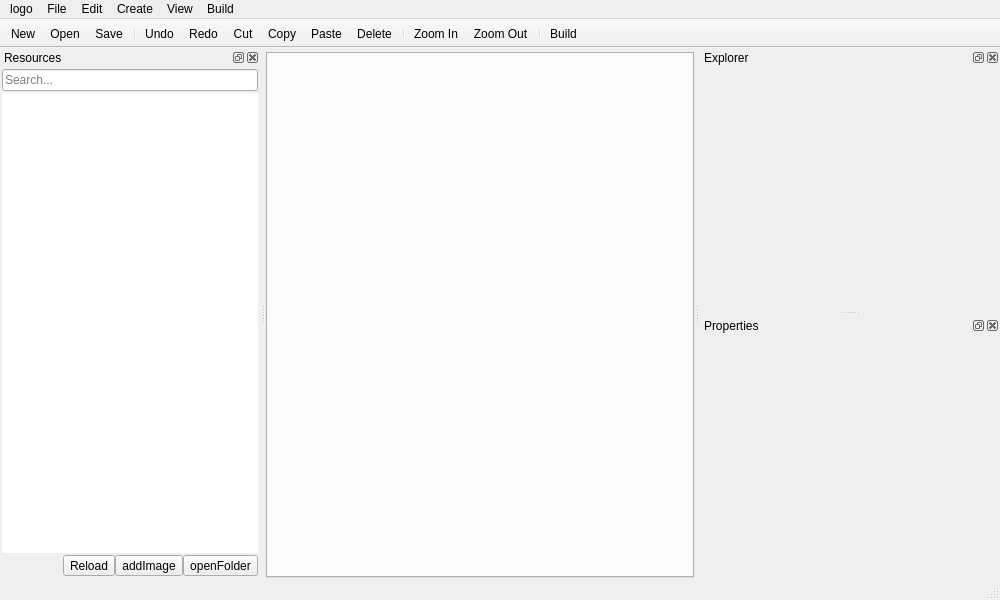
<?xml version="1.0" encoding="UTF-8"?>
<ui version="4.0">
 <class>MainWindow</class>
 <widget class="QMainWindow" name="MainWindow">
  <property name="geometry">
   <rect>
    <x>0</x>
    <y>0</y>
    <width>1000</width>
    <height>600</height>
   </rect>
  </property>
  <property name="sizePolicy">
   <sizepolicy hsizetype="Preferred" vsizetype="Maximum">
    <horstretch>0</horstretch>
    <verstretch>0</verstretch>
   </sizepolicy>
  </property>
  <property name="minimumSize">
   <size>
    <width>1000</width>
    <height>600</height>
   </size>
  </property>
  <property name="windowTitle">
   <string>Mi Create</string>
  </property>
  <property name="windowIcon">
   <iconset resource="resources/icons.qrc">
    <normaloff>:/Images/MiCreate48x48.png</normaloff>:/Images/MiCreate48x48.png</iconset>
  </property>
  <property name="animated">
   <bool>true</bool>
  </property>
  <property name="documentMode">
   <bool>false</bool>
  </property>
  <property name="tabShape">
   <enum>QTabWidget::Rounded</enum>
  </property>
  <widget class="QWidget" name="centralwidget">
   <property name="sizePolicy">
    <sizepolicy hsizetype="Minimum" vsizetype="Minimum">
     <horstretch>0</horstretch>
     <verstretch>0</verstretch>
    </sizepolicy>
   </property>
   <property name="minimumSize">
    <size>
     <width>200</width>
     <height>0</height>
    </size>
   </property>
   <layout class="QGridLayout" name="gridLayout_2">
    <property name="leftMargin">
     <number>0</number>
    </property>
    <property name="topMargin">
     <number>4</number>
    </property>
    <property name="rightMargin">
     <number>0</number>
    </property>
    <property name="bottomMargin">
     <number>0</number>
    </property>
    <property name="spacing">
     <number>0</number>
    </property>
    <item row="0" column="0">
     <widget class="QTabWidget" name="workspace">
      <property name="currentIndex">
       <number>-1</number>
      </property>
      <property name="documentMode">
       <bool>false</bool>
      </property>
      <property name="tabsClosable">
       <bool>true</bool>
      </property>
      <property name="movable">
       <bool>true</bool>
      </property>
      <property name="tabBarAutoHide">
       <bool>false</bool>
      </property>
     </widget>
    </item>
   </layout>
  </widget>
  <widget class="QMenuBar" name="menubar">
   <property name="geometry">
    <rect>
     <x>0</x>
     <y>0</y>
     <width>1000</width>
     <height>22</height>
    </rect>
   </property>
   <property name="contextMenuPolicy">
    <enum>Qt::NoContextMenu</enum>
   </property>
   <widget class="QMenu" name="menuFile">
    <property name="title">
     <string>File</string>
    </property>
    <addaction name="actionNewFile"/>
    <addaction name="actionOpenFile"/>
    <addaction name="separator"/>
    <addaction name="actionSave"/>
    <addaction name="separator"/>
    <addaction name="actionManage_Project"/>
    <addaction name="actionClose_Project"/>
   </widget>
   <widget class="QMenu" name="menuView">
    <property name="title">
     <string>View</string>
    </property>
    <widget class="QMenu" name="menuZoom">
     <property name="title">
      <string>Zoom</string>
     </property>
     <addaction name="actionZoom_In"/>
     <addaction name="actionZoom_Out"/>
    </widget>
    <addaction name="actionToggleExplorer"/>
    <addaction name="actionToggleProperties"/>
    <addaction name="actionToggleResources"/>
    <addaction name="separator"/>
    <addaction name="actionToggleToolbar"/>
    <addaction name="separator"/>
    <addaction name="menuZoom"/>
    <addaction name="separator"/>
    <addaction name="actionFull_Screen"/>
   </widget>
   <widget class="QMenu" name="menuEdit">
    <property name="title">
     <string>Edit</string>
    </property>
    <widget class="QMenu" name="menuLayers">
     <property name="title">
      <string>Layers</string>
     </property>
     <addaction name="actionBring_to_Front"/>
     <addaction name="actionBring_Forwards"/>
     <addaction name="separator"/>
     <addaction name="actionSend_to_Back"/>
     <addaction name="actionSend_Backwards"/>
    </widget>
    <addaction name="actionUndo"/>
    <addaction name="actionRedo"/>
    <addaction name="separator"/>
    <addaction name="actionCut"/>
    <addaction name="actionCopy"/>
    <addaction name="actionPaste"/>
    <addaction name="separator"/>
    <addaction name="menuLayers"/>
    <addaction name="separator"/>
    <addaction name="actionProject_XML_File"/>
    <addaction name="separator"/>
    <addaction name="actionPreferences"/>
   </widget>
   <widget class="QMenu" name="menuBuild">
    <property name="title">
     <string>Build</string>
    </property>
    <addaction name="actionBuild"/>
   </widget>
   <widget class="QMenu" name="menuInsert">
    <property name="tearOffEnabled">
     <bool>false</bool>
    </property>
    <property name="title">
     <string>Create</string>
    </property>
    <addaction name="actionImage"/>
    <addaction name="actionImage_List"/>
    <addaction name="separator"/>
    <addaction name="actionDigital_Number"/>
    <addaction name="actionAnalog_Display"/>
    <addaction name="actionArc_Progress"/>
   </widget>
   <widget class="QMenu" name="menuLogo">
    <property name="title">
     <string>logo</string>
    </property>
    <property name="icon">
     <iconset theme="application-logo"/>
    </property>
    <widget class="QMenu" name="menuAbout">
     <property name="title">
      <string>About</string>
     </property>
     <addaction name="actionAbout_MiFaceStudio"/>
     <addaction name="actionAbout_Qt"/>
    </widget>
    <addaction name="actionDocumentation"/>
    <addaction name="menuAbout"/>
    <addaction name="separator"/>
    <addaction name="actionWelcome"/>
    <addaction name="separator"/>
    <addaction name="actionExit"/>
   </widget>
   <addaction name="menuLogo"/>
   <addaction name="menuFile"/>
   <addaction name="menuEdit"/>
   <addaction name="menuInsert"/>
   <addaction name="menuView"/>
   <addaction name="menuBuild"/>
  </widget>
  <widget class="QDockWidget" name="explorerWidget">
   <property name="minimumSize">
    <size>
     <width>300</width>
     <height>150</height>
    </size>
   </property>
   <property name="styleSheet">
    <string notr="true"/>
   </property>
   <property name="windowTitle">
    <string>Explorer</string>
   </property>
   <attribute name="dockWidgetArea">
    <number>2</number>
   </attribute>
   <widget class="QWidget" name="dockWidgetContents">
    <layout class="QVBoxLayout" name="verticalLayout">
     <property name="spacing">
      <number>0</number>
     </property>
     <property name="leftMargin">
      <number>2</number>
     </property>
     <property name="topMargin">
      <number>2</number>
     </property>
     <property name="rightMargin">
      <number>2</number>
     </property>
     <property name="bottomMargin">
      <number>2</number>
     </property>
    </layout>
   </widget>
  </widget>
  <widget class="QDockWidget" name="propertiesWidget">
   <property name="sizePolicy">
    <sizepolicy hsizetype="Preferred" vsizetype="Preferred">
     <horstretch>0</horstretch>
     <verstretch>0</verstretch>
    </sizepolicy>
   </property>
   <property name="minimumSize">
    <size>
     <width>300</width>
     <height>150</height>
    </size>
   </property>
   <property name="styleSheet">
    <string notr="true"/>
   </property>
   <property name="windowTitle">
    <string>Properties</string>
   </property>
   <attribute name="dockWidgetArea">
    <number>2</number>
   </attribute>
   <widget class="QWidget" name="dockWidgetContents_2">
    <layout class="QGridLayout" name="gridLayout"/>
   </widget>
  </widget>
  <widget class="QStatusBar" name="statusBar"/>
  <widget class="QDockWidget" name="resourcesWidget">
   <property name="minimumSize">
    <size>
     <width>204</width>
     <height>262</height>
    </size>
   </property>
   <property name="windowTitle">
    <string>Resources</string>
   </property>
   <attribute name="dockWidgetArea">
    <number>1</number>
   </attribute>
   <widget class="QWidget" name="dockWidgetContents_3">
    <layout class="QGridLayout" name="gridLayout_3">
     <property name="leftMargin">
      <number>2</number>
     </property>
     <property name="topMargin">
      <number>2</number>
     </property>
     <property name="rightMargin">
      <number>2</number>
     </property>
     <property name="bottomMargin">
      <number>2</number>
     </property>
     <property name="horizontalSpacing">
      <number>0</number>
     </property>
     <property name="verticalSpacing">
      <number>2</number>
     </property>
     <item row="2" column="4">
      <widget class="QToolButton" name="reloadResource">
       <property name="text">
        <string>Reload</string>
       </property>
       <property name="icon">
        <iconset theme="view-refresh"/>
       </property>
       <property name="iconSize">
        <size>
         <width>16</width>
         <height>16</height>
        </size>
       </property>
      </widget>
     </item>
     <item row="2" column="6">
      <widget class="QToolButton" name="openResourceFolder">
       <property name="text">
        <string>openFolder</string>
       </property>
       <property name="icon">
        <iconset theme="folder"/>
       </property>
       <property name="iconSize">
        <size>
         <width>16</width>
         <height>16</height>
        </size>
       </property>
      </widget>
     </item>
     <item row="0" column="0" colspan="7">
      <widget class="QLineEdit" name="resourceSearch">
       <property name="inputMask">
        <string/>
       </property>
       <property name="text">
        <string/>
       </property>
       <property name="echoMode">
        <enum>QLineEdit::Normal</enum>
       </property>
       <property name="placeholderText">
        <string>Search...</string>
       </property>
       <property name="clearButtonEnabled">
        <bool>true</bool>
       </property>
      </widget>
     </item>
     <item row="1" column="0" colspan="7">
      <widget class="QListWidget" name="resourceList">
       <property name="frameShape">
        <enum>QFrame::NoFrame</enum>
       </property>
       <property name="showDropIndicator" stdset="0">
        <bool>false</bool>
       </property>
       <property name="dragEnabled">
        <bool>true</bool>
       </property>
       <property name="iconSize">
        <size>
         <width>64</width>
         <height>64</height>
        </size>
       </property>
       <property name="verticalScrollMode">
        <enum>QAbstractItemView::ScrollPerPixel</enum>
       </property>
       <property name="horizontalScrollMode">
        <enum>QAbstractItemView::ScrollPerPixel</enum>
       </property>
       <property name="flow">
        <enum>QListView::TopToBottom</enum>
       </property>
       <property name="isWrapping" stdset="0">
        <bool>false</bool>
       </property>
       <property name="resizeMode">
        <enum>QListView::Adjust</enum>
       </property>
       <property name="viewMode">
        <enum>QListView::ListMode</enum>
       </property>
       <property name="uniformItemSizes">
        <bool>false</bool>
       </property>
       <property name="wordWrap">
        <bool>true</bool>
       </property>
      </widget>
     </item>
     <item row="2" column="5">
      <widget class="QToolButton" name="addResource">
       <property name="text">
        <string>addImage</string>
       </property>
       <property name="icon">
        <iconset theme="insert-image"/>
       </property>
       <property name="iconSize">
        <size>
         <width>16</width>
         <height>16</height>
        </size>
       </property>
      </widget>
     </item>
    </layout>
   </widget>
  </widget>
  <widget class="QToolBar" name="toolBar">
   <property name="windowTitle">
    <string>toolBar</string>
   </property>
   <property name="movable">
    <bool>false</bool>
   </property>
   <property name="iconSize">
    <size>
     <width>16</width>
     <height>16</height>
    </size>
   </property>
   <property name="floatable">
    <bool>true</bool>
   </property>
   <attribute name="toolBarArea">
    <enum>TopToolBarArea</enum>
   </attribute>
   <attribute name="toolBarBreak">
    <bool>false</bool>
   </attribute>
   <addaction name="actionNewFile"/>
   <addaction name="actionOpenFile"/>
   <addaction name="actionSave"/>
   <addaction name="separator"/>
   <addaction name="actionUndo"/>
   <addaction name="actionRedo"/>
   <addaction name="actionCut"/>
   <addaction name="actionCopy"/>
   <addaction name="actionPaste"/>
   <addaction name="actionDelete"/>
   <addaction name="separator"/>
   <addaction name="actionZoom_In"/>
   <addaction name="actionZoom_Out"/>
   <addaction name="separator"/>
   <addaction name="actionBuild"/>
  </widget>
  <action name="actionSave">
   <property name="icon">
    <iconset theme="document-save"/>
   </property>
   <property name="text">
    <string>Save...</string>
   </property>
   <property name="shortcut">
    <string>Ctrl+S</string>
   </property>
  </action>
  <action name="actionAbout_MiFaceStudio">
   <property name="text">
    <string>About Mi Create</string>
   </property>
  </action>
  <action name="actionPreferences">
   <property name="icon">
    <iconset theme="preferences-system"/>
   </property>
   <property name="text">
    <string>Settings</string>
   </property>
   <property name="shortcut">
    <string>Ctrl+,</string>
   </property>
  </action>
  <action name="actionBuild">
   <property name="icon">
    <iconset theme="project-build"/>
   </property>
   <property name="text">
    <string>Build...</string>
   </property>
   <property name="toolTip">
    <string>Build</string>
   </property>
   <property name="shortcut">
    <string>Ctrl+K</string>
   </property>
  </action>
  <action name="actionToggleExplorer">
   <property name="checkable">
    <bool>true</bool>
   </property>
   <property name="checked">
    <bool>true</bool>
   </property>
   <property name="text">
    <string>Explorer</string>
   </property>
  </action>
  <action name="actionToggleProperties">
   <property name="checkable">
    <bool>true</bool>
   </property>
   <property name="checked">
    <bool>true</bool>
   </property>
   <property name="text">
    <string>Properties</string>
   </property>
  </action>
  <action name="actionExit">
   <property name="text">
    <string>Exit</string>
   </property>
  </action>
  <action name="actionEdit">
   <property name="checkable">
    <bool>true</bool>
   </property>
   <property name="checked">
    <bool>true</bool>
   </property>
   <property name="text">
    <string>Edit</string>
   </property>
  </action>
  <action name="actionFile">
   <property name="checkable">
    <bool>true</bool>
   </property>
   <property name="checked">
    <bool>true</bool>
   </property>
   <property name="text">
    <string>File</string>
   </property>
  </action>
  <action name="actionLayout">
   <property name="checkable">
    <bool>true</bool>
   </property>
   <property name="checked">
    <bool>true</bool>
   </property>
   <property name="text">
    <string>Layout</string>
   </property>
  </action>
  <action name="actionNewFile">
   <property name="icon">
    <iconset theme="document-new"/>
   </property>
   <property name="text">
    <string>New...</string>
   </property>
   <property name="toolTip">
    <string>New File</string>
   </property>
   <property name="shortcut">
    <string>Ctrl+N</string>
   </property>
  </action>
  <action name="actionOpenFile">
   <property name="icon">
    <iconset theme="document-open"/>
   </property>
   <property name="text">
    <string>Open...</string>
   </property>
   <property name="toolTip">
    <string>Open File</string>
   </property>
   <property name="shortcut">
    <string>Ctrl+O</string>
   </property>
  </action>
  <action name="actionUndo">
   <property name="icon">
    <iconset theme="edit-undo"/>
   </property>
   <property name="text">
    <string>Undo</string>
   </property>
   <property name="shortcut">
    <string>Ctrl+Z</string>
   </property>
   <property name="menuRole">
    <enum>QAction::NoRole</enum>
   </property>
  </action>
  <action name="actionRedo">
   <property name="icon">
    <iconset theme="edit-redo"/>
   </property>
   <property name="text">
    <string>Redo</string>
   </property>
   <property name="shortcut">
    <string>Ctrl+Y</string>
   </property>
   <property name="menuRole">
    <enum>QAction::NoRole</enum>
   </property>
  </action>
  <action name="actionAbout_Qt">
   <property name="text">
    <string>About Qt</string>
   </property>
  </action>
  <action name="actionThirdPartyNotice">
   <property name="text">
    <string>Third Party Notices</string>
   </property>
  </action>
  <action name="actionUnpack">
   <property name="icon">
    <iconset>
     <normaloff>:/Dark/package-open.png</normaloff>:/Dark/package-open.png</iconset>
   </property>
   <property name="text">
    <string>Unpack...</string>
   </property>
  </action>
  <action name="actionCut">
   <property name="icon">
    <iconset theme="edit-cut"/>
   </property>
   <property name="text">
    <string>Cut</string>
   </property>
   <property name="shortcut">
    <string>Ctrl+X</string>
   </property>
  </action>
  <action name="actionCopy">
   <property name="icon">
    <iconset theme="edit-copy"/>
   </property>
   <property name="text">
    <string>Copy</string>
   </property>
   <property name="shortcut">
    <string>Ctrl+C</string>
   </property>
  </action>
  <action name="actionPaste">
   <property name="icon">
    <iconset theme="edit-paste"/>
   </property>
   <property name="text">
    <string>Paste</string>
   </property>
   <property name="shortcut">
    <string>Ctrl+V</string>
   </property>
  </action>
  <action name="actionProject_XML_File">
   <property name="icon">
    <iconset theme="project-source"/>
   </property>
   <property name="text">
    <string>Project Source Code</string>
   </property>
  </action>
  <action name="actionResize_Images">
   <property name="text">
    <string>Resize Images</string>
   </property>
  </action>
  <action name="actionImage">
   <property name="icon">
    <iconset theme="widget-image"/>
   </property>
   <property name="text">
    <string>Image</string>
   </property>
  </action>
  <action name="actionImage_List">
   <property name="icon">
    <iconset theme="widget-imagelist"/>
   </property>
   <property name="text">
    <string>Image List</string>
   </property>
  </action>
  <action name="actionDigital_Number">
   <property name="icon">
    <iconset theme="widget-digitalnumber"/>
   </property>
   <property name="text">
    <string>Digital Number</string>
   </property>
  </action>
  <action name="actionAnalog_Display">
   <property name="icon">
    <iconset theme="widget-analogdisplay"/>
   </property>
   <property name="text">
    <string>Analog Display</string>
   </property>
  </action>
  <action name="actionArc_Progress">
   <property name="icon">
    <iconset theme="widget-arcprogress"/>
   </property>
   <property name="text">
    <string>Arc Progress</string>
   </property>
  </action>
  <action name="actionDocumentation">
   <property name="text">
    <string>Documentation</string>
   </property>
   <property name="shortcut">
    <string>Ctrl+H</string>
   </property>
  </action>
  <action name="actionConsole">
   <property name="text">
    <string>Console</string>
   </property>
  </action>
  <action name="actionFull_Screen">
   <property name="text">
    <string>Full Screen</string>
   </property>
   <property name="shortcut">
    <string>F11</string>
   </property>
  </action>
  <action name="actionDelete">
   <property name="icon">
    <iconset theme="edit-delete"/>
   </property>
   <property name="text">
    <string>Delete</string>
   </property>
   <property name="shortcut">
    <string>Del</string>
   </property>
  </action>
  <action name="actionBring_to_Front">
   <property name="icon">
    <iconset theme="go-top"/>
   </property>
   <property name="text">
    <string>Bring to Front</string>
   </property>
  </action>
  <action name="actionBring_Forwards">
   <property name="text">
    <string>Bring Forwards</string>
   </property>
  </action>
  <action name="actionSend_to_Back">
   <property name="icon">
    <iconset theme="go-bottom"/>
   </property>
   <property name="text">
    <string>Send to Back</string>
   </property>
  </action>
  <action name="actionSend_Backwards">
   <property name="text">
    <string>Send Backwards</string>
   </property>
  </action>
  <action name="actionZoom_In">
   <property name="icon">
    <iconset theme="zoom-in"/>
   </property>
   <property name="text">
    <string>Zoom In</string>
   </property>
   <property name="shortcut">
    <string>Ctrl+=</string>
   </property>
  </action>
  <action name="actionZoom_Out">
   <property name="icon">
    <iconset theme="zoom-out"/>
   </property>
   <property name="text">
    <string>Zoom Out</string>
   </property>
   <property name="shortcut">
    <string>Ctrl+-</string>
   </property>
  </action>
  <action name="actionOpen_NewFormat">
   <property name="text">
    <string>Open New Format...</string>
   </property>
  </action>
  <action name="actiontest">
   <property name="text">
    <string>test</string>
   </property>
  </action>
  <action name="actionToggleToolbar">
   <property name="checkable">
    <bool>true</bool>
   </property>
   <property name="checked">
    <bool>true</bool>
   </property>
   <property name="text">
    <string>Toolbar</string>
   </property>
  </action>
  <action name="actionToggleResources">
   <property name="checkable">
    <bool>true</bool>
   </property>
   <property name="checked">
    <bool>true</bool>
   </property>
   <property name="text">
    <string>Resources</string>
   </property>
  </action>
  <action name="actionManage_Project">
   <property name="text">
    <string>Manage Project</string>
   </property>
   <property name="shortcut">
    <string>Ctrl+M</string>
   </property>
  </action>
  <action name="actionWelcome">
   <property name="text">
    <string>Welcome</string>
   </property>
  </action>
  <action name="actionClose_Project">
   <property name="text">
    <string>Close Project</string>
   </property>
   <property name="shortcut">
    <string>Ctrl+W</string>
   </property>
  </action>
 </widget>
 <resources>
  <include location="resources/icons.qrc"/>
 </resources>
 <connections/>
 <designerdata>
  <property name="gridDeltaX">
   <number>10</number>
  </property>
  <property name="gridDeltaY">
   <number>10</number>
  </property>
  <property name="gridSnapX">
   <bool>true</bool>
  </property>
  <property name="gridSnapY">
   <bool>true</bool>
  </property>
  <property name="gridVisible">
   <bool>true</bool>
  </property>
 </designerdata>
</ui>
